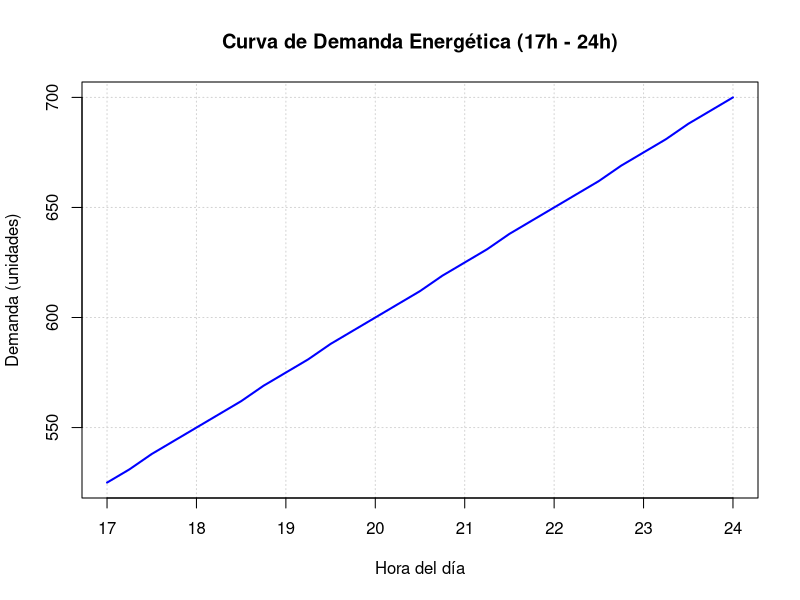
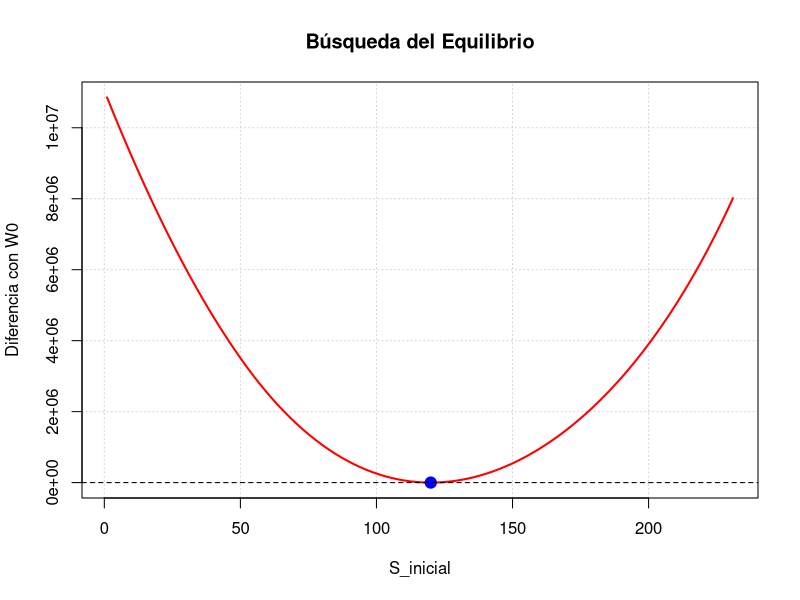
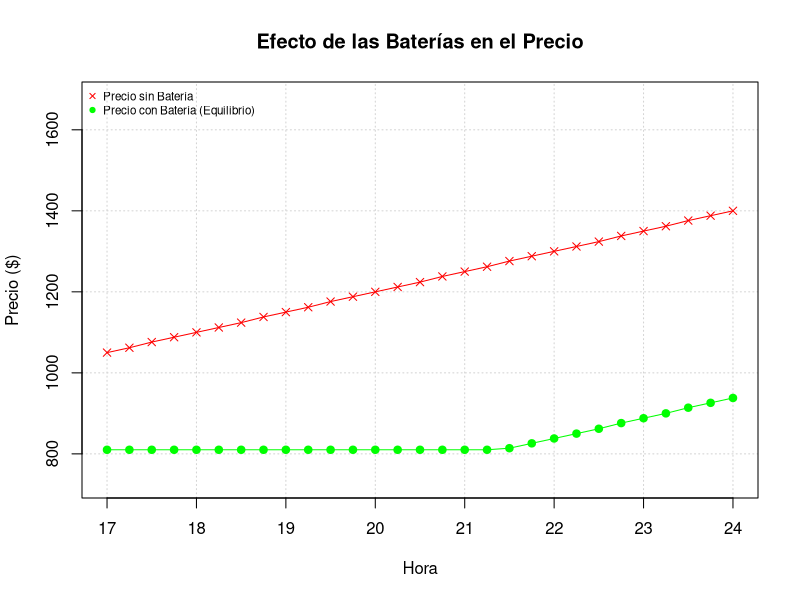
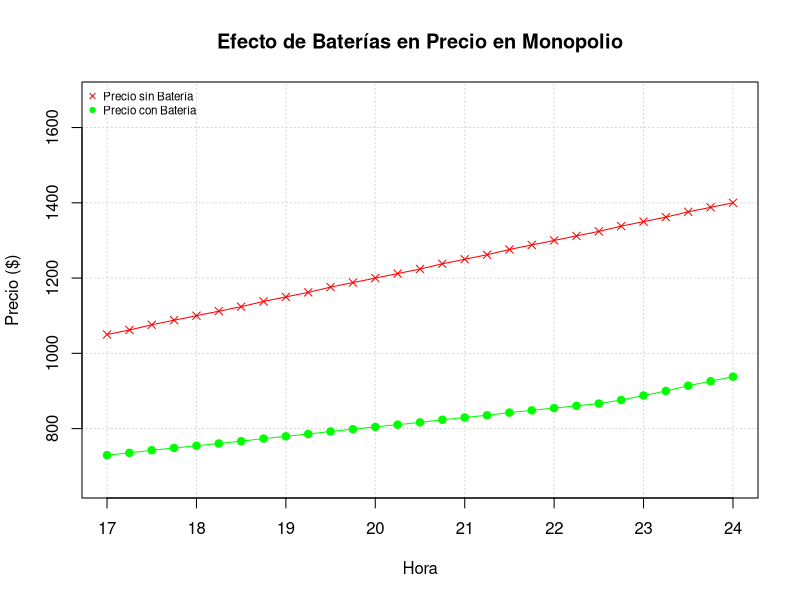
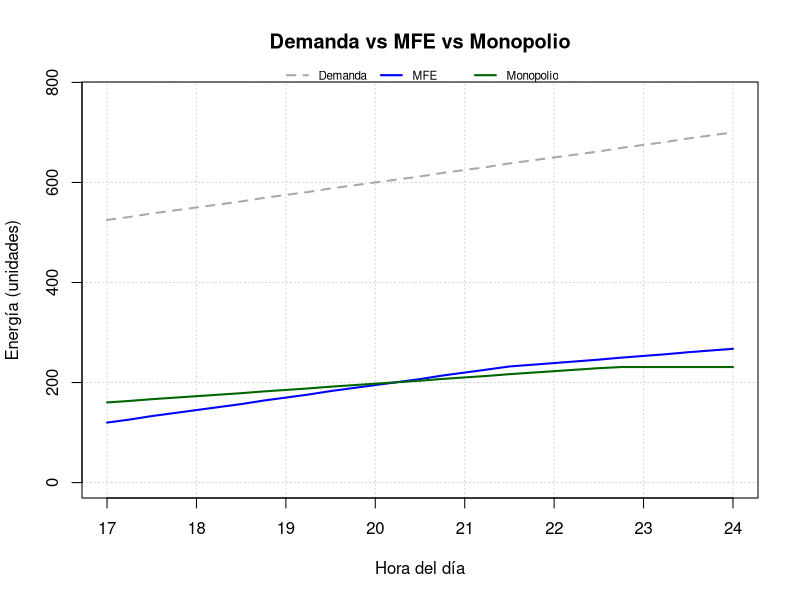
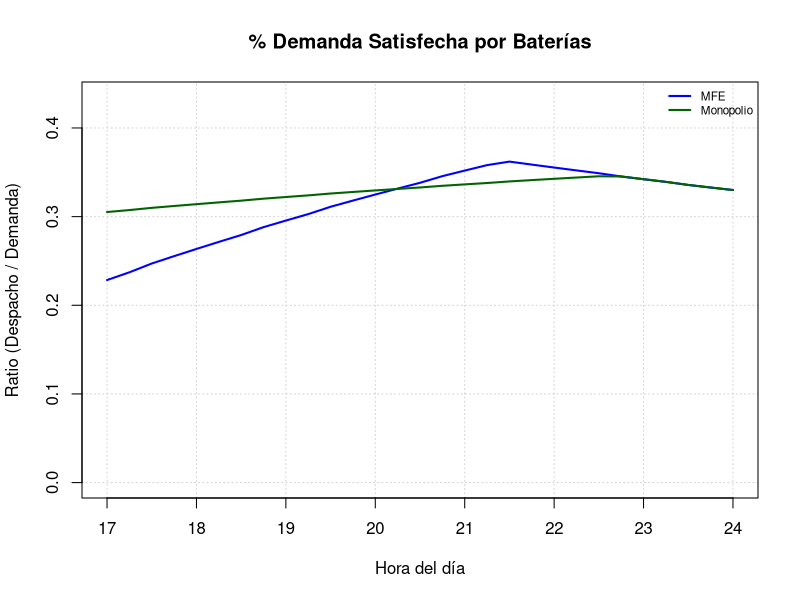

R code for these plots, in order:
#María Belén Bilbao Pavón
#TFG - Mercado de Baterías: Simulación del Equilibrio
#Descentralizado y Comparación con el Monopolio.
#Evaluación de estructuras de mercado en un Problema de coordinación.


# PARTE 1 - PROBLEMA MEANFIELD - BÚSQUEDA DE EQUILIBRIO DESCENTRALIZADO

# 1. Definición de la demanda

gridd = seq(17, 24, by = 0.25)
a=0 
b=25
c=100
tim=length(gridd)

demanda=function(tim,a,b,c){
  y= a*tim^2 + b*tim + c
  resultado = round(pmax(0, y)) #la demanda no puede ser negativa
  return(resultado)
}


valores_demanda=demanda(gridd,a,b,c)
demanda(gridd,a,b,c)

# Datos reales
#valores_demanda=c(24807, 25597, 26206, 26692, 27375, 28200, 28835, 29593, 30139,30745, 31277, 31806, 32004, 32461, 32575, 32947, 33186, 33425, 33783, 33922, 34319, 34364, 34531, 34643, 34778, 34848, 34918,35002, 35077)
# baterias=c(-469,448,1878,5395,8421,9103,11253,11648,11568,11076,10486,9730,8934,8194, 7814, 7018, 6549, 6589, 5944, 4964, 4517, 3659, 2807, 2235, 1719, 1428, 978, 560, 184)

# Gráfica de la demanda
plot(gridd, valores_demanda, type="l",col = "blue", lwd = 2,
     main = "Curva de Demanda Energética (17h - 24h)",
     xlab = "Hora del día", 
     ylab = "Demanda (unidades)",
     panel.first = grid())

#2. Cáculo de la capacidad de cable L
max_demanda    = max(valores_demanda)
L = max_demanda * 0.33

#3. Definición de Phi - Coste Marginal del Gas

a1=0
a2=2 
#a2=7.81 #Dato real obtenido por regresión
a3=0
phi=function(tim,a1,a2,a3){
  y= a1*tim^2 + a2*tim + a3
  resultado = pmax(0, y)
  return(resultado)
}


#4.Algoritmo: dado S0, phi, D, L y w0 calcula el equilibrio
s_inicial = 500 

w_0=0.33*sum(valores_demanda) 
#w_0=374164.2 #Variación posterior

objetivo_equilibrio = function(s_inicial) {
  # 1. Cálculo de K
  D0 = valores_demanda[1]
  if (s_inicial <= L) {
    K = phi(D0 - s_inicial, a1, a2, a3)
  } else {
    K = (L / s_inicial) * phi(D0 - L, a1, a2, a3)
  }
  
  K = max(1e-6, K)
  
  # 2. Calculo del vector s
  s = numeric(length(valores_demanda))
  for (t in 1:length(valores_demanda)) {
    Dt = valores_demanda[t]
    st_l = Dt - (K - a3) / a2
    
    if (st_l <= L) {
      s[t] = st_l
    } else {
      
      s[t] = (L / K) * phi(Dt-L,a1,a2,a3)
    }
  }
  s = pmax(1e-6, s)
  
  # 3. Devolvemos la diferencia al cuadrado 
  return((sum(s) - w_0)^2)
}

objetivo_equilibrio(s_inicial)


# OPTIMIZACIÓN: Búsqueda de s_inicial en el intervalo [0, w_0] que minimice la funcion
#anterior

optimizacion = optimize(f = objetivo_equilibrio, interval = c(0, w_0))
s_optimo = optimizacion$minimum

#Hallamos la funcion con el valor óptimo para verificar si hay equilibrio
D0 = valores_demanda[1]
if (s_optimo <= L) {
  K = phi(D0 - s_optimo, a1, a2, a3)
} else {
  K = (L / s_optimo) * phi(D0 - L, a1, a2, a3)
}
K = max(1e-6, K)
stim = numeric(length(valores_demanda))
stim[1] = s_optimo

for (t in 2:length(valores_demanda)) {
  Dt = valores_demanda[t]
  st_l = Dt - (K - a3) / a2
  
  if (st_l <= L) {
    stim[t] = st_l
  } else {
    
    stim[t] = (L / K) * phi(Dt-L,a1,a2,a3)
  }
}
stim = pmax(1e-6, stim)
stim

# Verificación
print(paste("S_optimo de equilibrio:", s_optimo))

print(paste("Suma de descargas:", sum(stim)))

print(paste("Diferencia con W0:", sum(stim) - w_0))



#5. Calculo de los sigmas


w = numeric(length(valores_demanda)) 
sigma=numeric(length(valores_demanda))
w[1]=w_0

for(i in 1:tim){
  w[i+1]=pmax(w[i]- stim[i],1e-6)
  
}

for (b in 1:tim){
  if(w[b] > 1e-3){
    sigma[b] = stim[b] / w[b]
  } else {
    sigma[b] = 0 # Si no hay stock, la propensión es 0
  }
}

w 
stim 
sigma


#6. Visualización de la diferencia de sum(stim) y W_0 en función de S_0


s_prueba = seq(1, L, length.out = 100)
errores = numeric(length(s_prueba))

for(i in 1:length(s_prueba)) {
  errores[i] = objetivo_equilibrio(s_prueba[i]) 
}

# Generamos la gráfica
plot(s_prueba, errores, type="l", col="red", lwd=2,
     main="Búsqueda del Equilibrio",
     xlab="S_inicial",
     ylab="Diferencia con W0",
     panel.first = grid())

# Añadimos un punto con el s_optimo encontrado
points(s_optimo, sqrt(objetivo_equilibrio(s_optimo)), col="blue", pch=19, cex=1.5)
abline(h=0, lty=2, col="black") 


# 7. Cálculo de cantidades, precios y Gasto Total
x = pmin(L, stim)   # Cantidad real que pasa por el cable
precios = numeric(tim)
gasto_t = numeric(tim)

for (t in 1:tim) {
  # El precio depende de la demanda neta (Demanda - lo que aporta la batería)
  precios[t] = phi(valores_demanda[t] - x[t], a1, a2, a3)
  gasto_t[t] = precios[t] * x[t]
}

#Gasto Total
total_mercado = sum(gasto_t)
print(paste("Gasto total del mercado:", total_mercado))

#8. Ahorro
#8.1 Ahorro del consumidor

precio_sin_bateria = numeric(tim)
for (t in 1:tim) {
  precio_sin_bateria[t] = phi(valores_demanda[t], a1, a2, a3)
}

# 8.2 El precio  con baterías (precios)

ahorro_periodo = (precio_sin_bateria - precios) * valores_demanda

# 8.3.Ahorro Total
excedente_total = sum(ahorro_periodo)

print(paste("Ahorro del Consumidor:", round(excedente_total, 2)))


#8.4. Gráfica para comparar precios con y sin baterías
y_max = max(precio_sin_bateria) * 1.2 
y_min = min(precios) * 0.9

plot(gridd, precio_sin_bateria, type="o", col="red", pch=4,
     ylim=c(y_min, y_max), 
     main="Efecto de las Baterías en el Precio",
     xlab="Hora", ylab="Precio ($)", panel.first = grid())

lines(gridd, precios, type="o", col="green", pch=19)

legend("topleft", 
       legend=c("Precio sin Batería", "Precio con Batería (Equilibrio)"),
       col=c("red", "green"), 
       pch=c(4, 19), 
       cex=0.7, 
       bty="n")

excedente_MFG = excedente_total


# PARTE 2 - MONOPOLIO Y COMPARACIÓN
#9. Monopolio
precio_sin_bateria = phi(valores_demanda, a1 = 0, a2, a3)
evaluar_K_monopolio = function(K_propuesto) {
  if(K_propuesto < 0) return(1e10)
  s_m = numeric(tim)
  reserva = w_0
  for (t in 1:tim) {
    st_opt = (a2 * valores_demanda[t] + a3 - K_propuesto) / (2 * a2)
    s_m[t] = pmax(0, pmin(L, st_opt, reserva))
    reserva = reserva - s_m[t]
  }
  precios_m = phi(valores_demanda - s_m, a1, a2, a3)
  beneficio = sum(s_m * precios_m)
  return(-beneficio) 
}

opt_K = optimize(f = evaluar_K_monopolio, interval = c(0, max(precio_sin_bateria)))
K_optimo = opt_K$minimum

s_monopolio = numeric(tim)
res = w_0
for (t in 1:tim) {
  st = (a2 * valores_demanda[t] + a3 - K_optimo) / (2 * a2)
  s_monopolio[t] = pmax(0, pmin(L, st, res))
  res = res - s_monopolio[t]
}

print(paste("Ingreso Marginal óptimo encontrado (K):", round(K_optimo, 2)))
print(paste("Suma despachada:", sum(s_monopolio)))
s_monopolio



# 10. Cálculo de cantidades, precios y gasto total
x = pmin(L, s_monopolio)            # Cantidad real que pasa por el cable
precios = numeric(tim)
gasto_t = numeric(tim)

for (t in 1:tim) {
  # El precio depende de la demanda neta (Demanda - lo que aporta la batería)
  precios[t] = phi(valores_demanda[t] - x[t], a1, a2, a3)
  gasto_t[t] = precios[t] * x[t]
}

#Gasto Total
total_mercado = sum(gasto_t)
print(paste("Gasto total del mercado en Monopolio:", total_mercado))

#11. Cuantificación del Ahorro
#11.1 Ahorro del consumidor 

precio_sin_bateria = numeric(tim)
for (t in 1:tim) {
  precio_sin_bateria[t] = phi(valores_demanda[t], a1, a2, a3)
}

# 11.2 El precio  con baterías (precios)

ahorro_periodo = (precio_sin_bateria - precios) * valores_demanda

#11.3. Ahorro Total
excedente_total = sum(ahorro_periodo)

print(paste("Ahorro del Consumidor en Monopolio:", round(excedente_total, 2)))
excedente_MON = excedente_total

#11.4. Gráfica para comparar precios con y sin baterías 
y_max = max(precio_sin_bateria) * 1.2 
y_min = min(precios) * 0.9

plot(gridd, precio_sin_bateria, type="o", col="red", pch=4,
     ylim=c(y_min, y_max), 
     main="Efecto de Baterías en Precio en Monopolio",
     xlab="Hora", ylab="Precio ($)", panel.first = grid())

lines(gridd, precios, type="o", col="green", pch=19)

legend("topleft", 
       legend=c("Precio sin Batería", "Precio con Batería"),
       col=c("red", "green"), 
       pch=c(4, 19), 
       cex=0.7, 
       bty="n")


print(paste("Ahorro Consumidor (MEAN FIELD):", round(excedente_MFG, 2)))
print(paste("Ahorro Consumidor (MONOPOLIO):", round(excedente_MON, 2)))

#12.1 Gráfico de Comparación Global de D_t S_MFE Y S_MON


plot(gridd, valores_demanda, type="l", col="darkgrey", lwd=2, lty=2,
     main = "Demanda vs MFE vs Monopolio",
     xlab = "Hora del día", 
     ylab = "Energía (unidades)",
     ylim = c(0, max(valores_demanda, stim, s_monopolio) * 1.1), 
     panel.first = grid())
lines(gridd, stim, col = "blue", lwd = 2)
lines(gridd, s_monopolio, col = "darkgreen", lwd = 2)
legend("top",                           # La ponemos arriba al centro
       legend = c("Demanda", "MFE", "Monopolio"), 
       col = c("darkgrey", "blue", "darkgreen"), 
       lwd = 2, 
       lty = c(2, 1, 1), 
       horiz = TRUE,                    
       bty = "n",                       
       cex = 0.7,                       
       inset = c(0, -0.05),             
       xpd = TRUE)

#12.2 Porcentaje de la Demanda Satisfecha
stim_truncado <- pmin(stim, L)
porcentaje_demanda_mfe = stim_truncado/valores_demanda
porcentaje_demanda_monopolio=s_monopolio/valores_demanda

plot(gridd, porcentaje_demanda_mfe, type = "l", col = "blue", lwd = 2,
     main = "% Demanda Satisfecha por Baterías",
     xlab = "Hora del día", 
     ylab = "Ratio (Despacho / Demanda)",
     ylim = c(0, max(porcentaje_demanda_mfe, porcentaje_demanda_monopolio) * 1.2),
     panel.first = grid())


lines(gridd, porcentaje_demanda_monopolio, col = "darkgreen", lwd = 2)

legend("topright", 
       legend = c("MFE", "Monopolio"),
       col = c("blue", "darkgreen"), 
       lwd = 2, 
       bty = "n",
       cex = 0.7) 

#13. Tamaño del error
error_absoluto = sum(stim) - w_0
error_relativo = (abs(error_absoluto) / w_0) * 100

cat("Error  absoluto:", error_absoluto, "\n")
cat("Error relativo sobre W0:", round(error_relativo, 6), "%\n")

#14.Comprobación Dispatch vs Cantidad almacenada por periodo
# Si el total despachado es mayor que el total disponible,
#¿en qué período se está generando el desajuste?

stock_inicial_periodo = numeric(tim)
stock_inicial_periodo[1] = w_0  

for (t in 2:tim) {
  stock_inicial_periodo[t] = stock_inicial_periodo[t-1] - stim[t-1]
}


tabla_comprobacion = data.frame(
  Hora = gridd,
  Stock_Disponible = round(stock_inicial_periodo, 4),
  Despacho_Propuesto = round(stim, 4),
  Diferencia = round(stock_inicial_periodo - stim, 4)
)

desajustes = which(tabla_comprobacion$Diferencia < -1e-7)


print(tabla_comprobacion)

if (length(desajustes) > 0) {
  cat("\n¡ATENCIÓN! Se ha detectado desajuste en los siguientes periodos:\n")
  print(tabla_comprobacion[desajustes, ])
} else {
  cat("\nResultado: No hay desajustes. En todos los periodos, el despacho es <= al stock disponible.\n")
}
